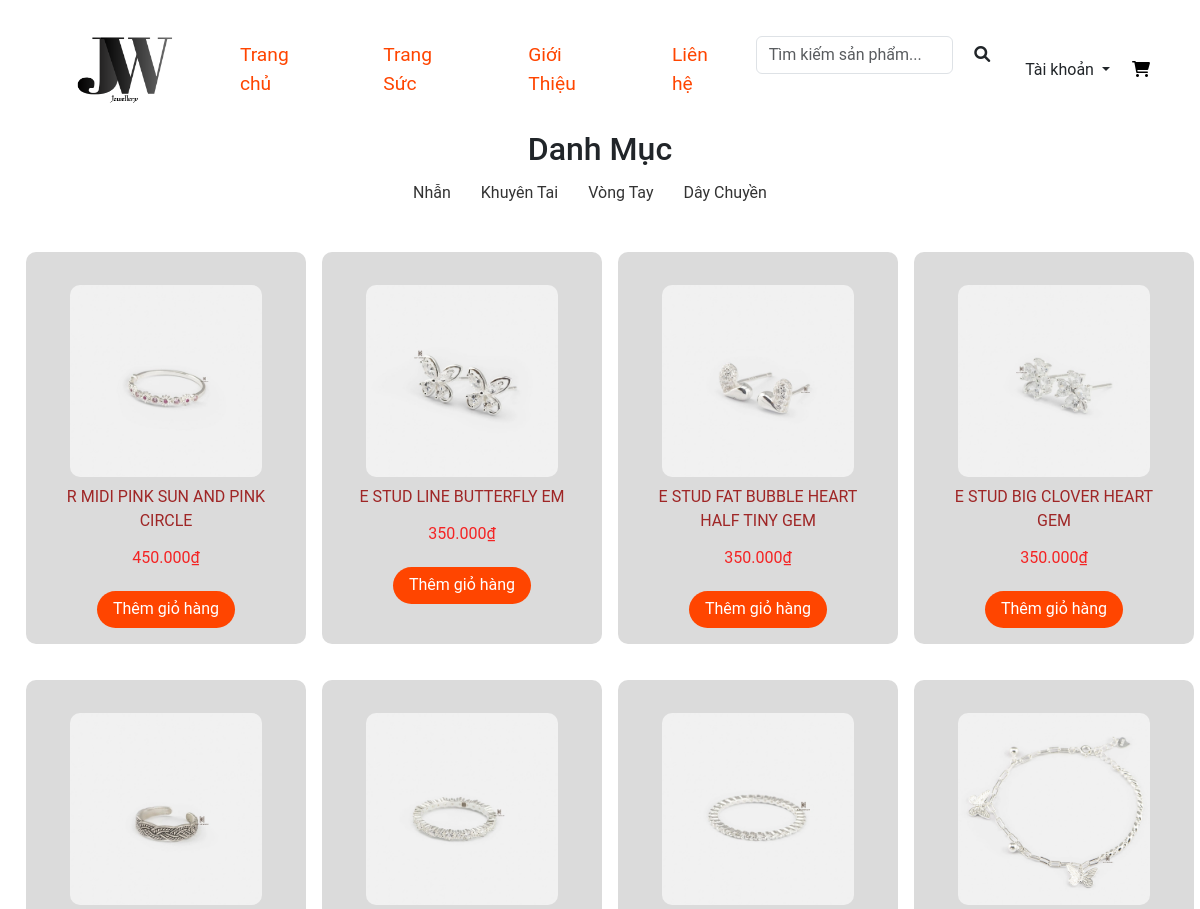
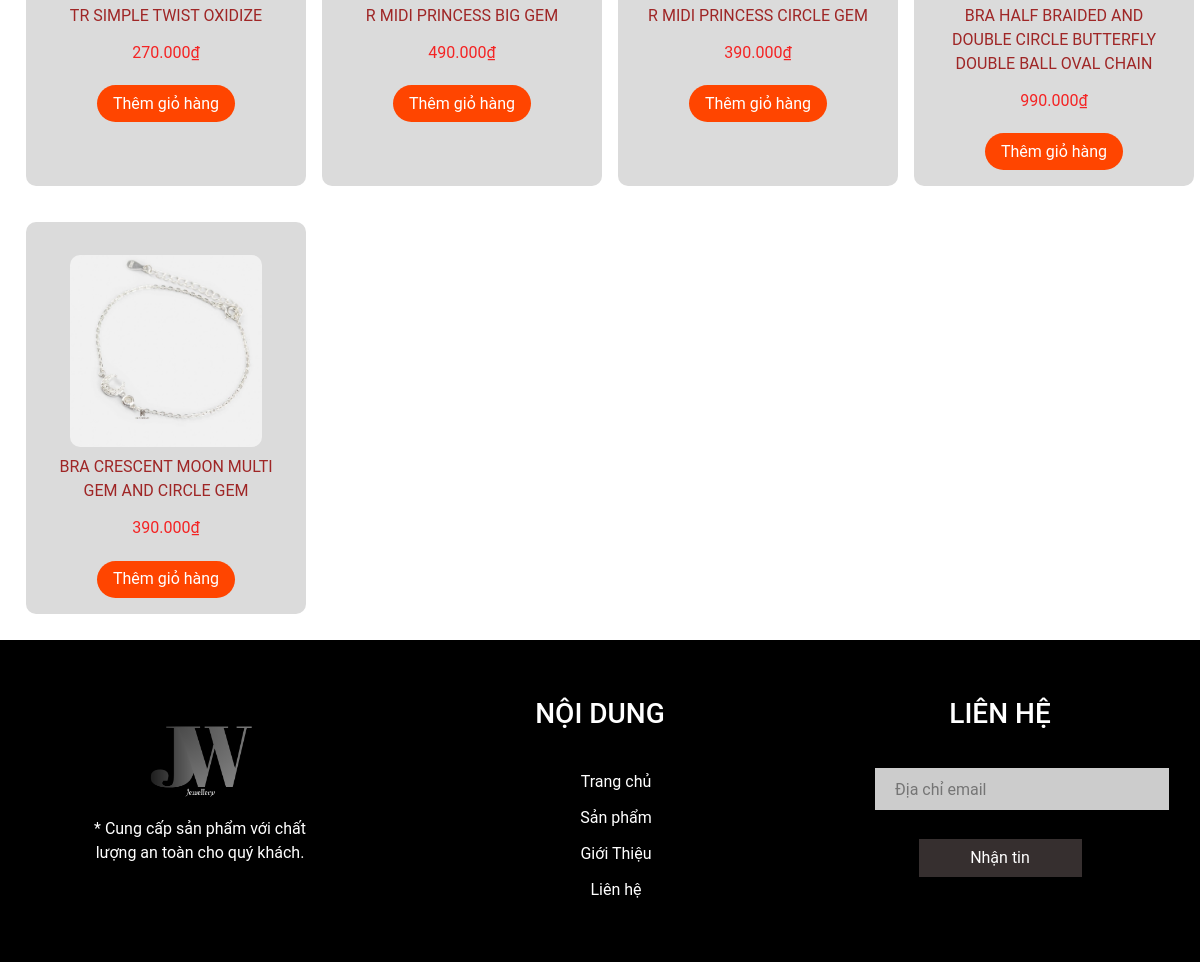
The page /trang-suc on the database its author committed (2 pictures, top to bottom).
### tables this page shows
CREATE TABLE `danhmuc` (
  `id` int NOT NULL,
  `tendm` varchar(100) NOT NULL
);

CREATE TABLE `sanpham` (
  `id` int NOT NULL,
  `ten` varchar(100) NOT NULL,
  `hinh` varchar(400) NOT NULL,
  `gia` varchar(50) NOT NULL,
  `sale` varchar(50) NOT NULL,
  `mota` varchar(1000) NOT NULL,
  `ngaydang` date NOT NULL,
  `id_dm` int NOT NULL
);

### index.php (called while the page is built, shortened)
<?php
include_once "./views/layout-header.php";
$router = new Router();
$router->add("/", ["controller" => "home", "action" => "index"]);
$router->add("/trang-suc", ["controller" => "products", "action" => "index"]);
$router->add("/trang-suc/tim-kiem", ["controller" => "products", "action" => "search"]);
$router->add("/trang-suc/danh-muc/{id:\d+}", ["controller" => "products", "action" => "index"]);
$router->add("/trang-suc/chi-tiet/{id:\d+}", ["controller" => "products", "action" => "detail"]);
$router->add("/gioi-thieu", ["controller" => "home", "action" => "about"]);
$router->add("/lien-he", ["controller" => "home", "action" => "contact"]);
$router->add("/gio-hang", ["controller" => "carts", "action" => "index"]);
$router->add("/gio-hang/check-out", ["controller" => "carts", "action" => "checkout"]);
$router->add("/gio-hang/add/{id:\d+}", ["controller" => "carts", "action" => "addToCart"]);
$router->add("/gio-hang/xoa/{id:\d+}", ["controller" => "carts", "action" => "removeFromCart"]);
$router->add("/don-hang", ["controller" => "orders", "action" => "index"]);
$router->add("/don-hang/chi-tiet/{id:\d+}", ["controller" => "orders", "action" => "detail"]);
$router->add("/don-hang/huy/{id:\d+}", ["controller" => "orders", "action" => "cancel"]);
$router->add("/dang-nhap", ["controller" => "users", "action" => "login"]);
$router->add("/dang-ky", ["controller" => "users", "action" => "register"]);
$router->add("/dang-xuat", ["controller" => "users", "action" => "logout"]);
$router->add("/admin", ["controller" => "admins", "action" => "index"]);
$router->add("/admin-pro", ["controller" => "products", "action" => "adminPro"]);
$router->add("/admin-add-pro", ["controller" => "products", "action" => "adminAddPro"]);
$router->add("/admin-edit-pro/{id:\d+}", ["controller" => "products", "action" => "adminEditPro"]);
$router->add("/admin-delete-pro/{id:\d+}", ["controller" => "products", "action" => "deleteP"]);
$router->add("/admin-cate", ["controller" => "categorys", "action" => "adminCate"]);
$router->add("/admin-add-cate", ["controller" => "categorys", "action" => "adminAddCate"]);
$router->add("/admin-edit-cate/{id:\d+}", ["controller" => "categorys", "action" => "adminEditCate"]);
$router->add("/admin-delete-cate/{id:\d+}", ["controller" => "categorys", "action" => "deleteC"]);
$router->add("/admin-user", ["controller" => "admins", "action" => "adminUser"]);
$router->add("/admin-add-user", ["controller" => "admins", "action" => "addUser"]);
$router->add("/admin-edit-user/{id:\d+}", ["controller" => "admins", "action" => "editAdminUser"]);
$router->add("/admin-delete-user/{id:\d+}", ["controller" => "admins", "action" => "deleteU"]);
$router->add("/admin-order", ["controller" => "admins", "action" => "adminOrders"]);
$router->add("/admin-order-update/{id:\d+}", ["controller" => "admins", "action" => "updateOrderStatus"]);
$router->add("/admin-order-detail/{id:\d+}", ["controller" => "admins", "action" => "adminOrderDetail"]);
$router->add("/admin-order-confirm/{id:\d+}", ["controller" => "admins", "action" => "confirmOrder"]);
$router->add("/admin-order-cancel/{id:\d+}", ["controller" => "admins", "action" => "cancelOrder"]);
$path = parse_url($_SERVER["REQUEST_URI"], PHP_URL_PATH);
$params = $router->match($path);
$action = $params["action"];
unset($params['controller'], $params["action"]);
$controller_object = new ("App\Controllers\\" . $controller)();
$controller_object->$action(...$params);
include_once "./views/layout-footer.php";

### src/Framework/Model.php (called while the page is built, shortened)
<?php
abstract class Model
{
  protected $table;
  protected Database $database;
  public function __construct()
  {
    $this->database = new Database("localhost", "wd19311-php2", "root", "");
    $this->database->getConnection();
  }
  public function findAll(): array
  {
    return $this->database->getAll("SELECT * FROM $this->table");
  }
}

### src/App/Database.php (called while the page is built, shortened)
<?php
class Database
{
  public function getConnection(): PDO
  {
    $dsn = "mysql:host={$this->host};dbname={$this->name};charset=utf8;port=3306";
    return new PDO($dsn, $this->user, $this->password, [
      PDO::ATTR_ERRMODE => PDO::ERRMODE_EXCEPTION
    ]);
  }
  private function query($sql, $param = [])
  {
    $stmt = $this->getConnection()->prepare($sql);
    if ($param) {
      $stmt->execute($param);
    } else {
      $stmt->execute();
    }
    return $stmt;
  }
  public function getAll($sql)
  {
    $param = array_slice(func_get_args(), 1);
    $stmt = $this->query($sql, $param);
    return $stmt->fetchAll(PDO::FETCH_ASSOC);
  }
}

### src/App/Models/Category.php (called while the page is built, shortened)
<?php
class Category extends Model
{
  public function getDM()
  {
    return $this->findAll();
  }
}

### src/Framework/Viewer.php (called while the page is built, shortened)
<?php
class Viewer
{
  public function render(string $template, array $data = []): string
  {
    extract($data, EXTR_SKIP);
    require "views/$template";
    return ob_get_clean();
  }
}

### views/page-product.php (the view)
<div class="container-danhmuc">
    <div class="danhmuc">
        <h2>Danh Mục</h2>
        <ul>
            <?php foreach ($danhmuc as $dm): ?>
                <li>
                    <a href="/web2-php/trang-suc/danh-muc/<?= $dm['id'] ?>"><?= $dm['tendm'] ?></a>
                </li>
            <?php endforeach; ?>
        </ul>
    </div>
</div>
<div class="containerr">
    <?php foreach ($product as $sp): ?>
        <div id="products">
            <a href="/web2-php/trang-suc/chi-tiet/<?= $sp['id'] ?>">
                <img src="/web2-php/public/image/<?= $sp['hinh'] ?>" alt="" width="150px" height="170px">
            </a>
            <div class="name"><?= $sp['ten'] ?></div>
            <div class="price"><?= number_format($sp['gia'], 0, ',', '.') ?>₫</div>
            <a href="/web2-php/gio-hang/add/<?= $sp['id'] ?>">
                <button id="btn">Thêm giỏ hàng</button>
            </a>
        </div>
    <?php endforeach; ?>
</div>

### views/layout-header.php (shortened to what this page needs)
<!DOCTYPE html>
<html lang="en">
<head>
    <link href="/web2-php/public/css/index.css" rel="stylesheet">
    <link href="https://cdnjs.cloudflare.com/ajax/libs/font-awesome/6.0.0-beta3/css/all.min.css" rel="stylesheet">
    <link href="https://cdn.jsdelivr.net/npm/bootstrap@5.3.3/dist/css/bootstrap.min.css" rel="stylesheet">
    <link href="https://cdn.jsdelivr.net/npm/bootstrap@5.3.0/dist/css/bootstrap.min.css" rel="stylesheet">
</head>
<body>
    <nav id="wrapper">
        <div id="header">
            <a href="/web2-php" class="logo">
                <img src="/web2-php/public/image/logo1.png" alt="" width="150" height="120">
            </a>
            <div id="menu">
                <div class="item">
                    <a href="/web2-php">Trang chủ</a>
                </div>
                <div class="item">
                    <a href="/web2-php/trang-suc">Trang Sức</a>
                </div>
                <div class="item">
                    <a href="/web2-php/gioi-thieu">Giới Thiệu</a>
                </div>
                <div class="item">
                    <a href="/web2-php/lien-he">Liên hệ</a>
                </div>
                <div class="icon">
                    <form class="d-flex" role="search" action="/web2-php/trang-suc/tim-kiem" method="GET">
                        <input class="form-control me-2" name="search" placeholder="Tìm kiếm sản phẩm..."
                            value="<?= htmlspecialchars($_GET['search'] ?? '') ?>">
                        <button class="btn" type="submit"><i class="fa-solid fa-magnifying-glass"></i></button>
                    </form>
                </div>
            </div>
            <div id="actions">
                <div class="icon">
                    <li class="nav-item dropdown">
                        <a class="nav-link dropdown-toggle" href="#" role="button" data-bs-toggle="dropdown" aria-expanded="false">
                            <?php if (isset($_SESSION['user']) && is_array($_SESSION['user'])): ?>
                                <?= htmlspecialchars($_SESSION['user']['username'] ?? 'Tài khoản') ?>
                            <?php else: ?>
                                Tài khoản
                            <?php endif; ?>
                        </a>
                    </li>
                </div>
                <div class="icon">
                    <a href="/web2-php/gio-hang"><span class="fa-solid fa-cart-shopping" style="color: #000000;"></span></a>
                </div>
            </div>
        </div>

### src/App/Controllers/Products.php (shortened to what this page needs)
<?php
class Products
{
  public function index($id = null)
  {
    $model = new Product();
    $modelDM = new Category();
    $data['product'] = ($id !== null) ? $model->getProductsByCategory($id) : $model->findAll();
    $data['danhmuc'] = $modelDM->getDM();
    $viewer = new Viewer();
    echo $viewer->render('page-product.php', $data);
  }
}

### views/layout-footer.php (shortened to what this page needs)
<div id="footer">
            <div class="box-f">
                <div class="logo">
                    <img src="/web2-php/public/image/logo.png" alt="" width="150" height="120">
                </div>
                <p id="blog">* Cung cấp sản phẩm với chất lượng an toàn cho quý khách.</p>
            </div>
            <div class="box-f">
                <h3>NỘI DUNG</h3>
                <ul class="quick-menu">
                    <div class="item">
                        <a href="trangchu.html">Trang chủ</a>
                    </div>
                    <div class="item">
                        <a href="sanpham.html">Sản phẩm</a>
                    </div>
                    <div class="item">
                        <a href="#about">Giới Thiệu</a>
                    </div>
                    <div class="item">
                        <a href="#contact">Liên hệ</a>
                    </div>
                </ul>
            </div>
            <div class="box-f">
                <h3 id="contact">LIÊN HỆ</h3>
                <form action="">
                    <input type="text" placeholder="Địa chỉ email">
                    <button>Nhận tin</button>
                </form>
            </div>
        </div>
</body>
</html>

### public/css/index.css (style rules this page uses)
:root { --main-color: #d3ad7f; --black: black; --bg: #fff; --border: .1rem solid rgba(255, 255, 255, .3); }
* { padding: 0; margin: 0; box-sizing: border-box; font-family: 'Roboto', sans-serif; outline: none; border: none; text-decoration: none; }
body { background: #fff; }
#wrapper { width: 100%; height: 100vh; }
#header { width: 100%; padding: 0px 50px; margin-top: 10px; display: flex; justify-content: space-between; align-items: center; }
#menu { list-style: none; display: flex; border-radius: 10px; }
#menu .item { margin: 0px 30px; }
#menu .item a { color: #626A67; text-decoration: none; display: block; color: orangered; font-size: larger; position: relative; transition: transform 0.3s; padding: 5px 5px 5px 10px; }
#actions { list-style: none; display: flex; border-radius: 10px; }
#actions .icon { margin-left: 22px; }
.containerr { display: grid; grid-template-columns: repeat(4, 1fr); gap: 1rem; padding: 1rem; }
#products { width: 100%; max-width: 350px; border-radius: 10px; margin: 10px; padding: 1rem; text-align: center; background: #dbdbdb; transition: background 0.3s ease; }
#products img { margin-top: 17px; border-radius: 10px; width: 12rem; height: 12rem; transition: transform 0.3s ease; }
#products .name { color: rgb(159, 38, 38); font-size: 1rem; padding: 0.5rem; }
#products .price { color: #f42424; font-size: 1rem; padding: 0.3rem; }
#btn { margin-top: 1rem; display: inline-block; padding: 0.4rem 1rem; font-size: 1rem; color: #fff; background: orangered; cursor: pointer; border-radius: 30px; text-decoration: none; transition: transform 0.3s ease; }
#footer { width: 100%; background: rgb(0, 0, 0, 0.79); height: 322px; padding-top: 57px; display: flex; justify-content: space-around; background: var(--black); text-align: center; }
#footer .box-f { width: 250px; color: #fff; }
#footer .box-f .quick-menu { margin-top: 40px; }
#footer .box-f .quick-menu .item { margin-bottom: 12px; }
#footer .box-f .quick-menu, .item a { color: #fff; text-decoration: none; }
#footer .box-f form input { width: 294px; height: 42px; background: transparent; padding-left: 20px; color: #362f2f; margin-top: 30px; background: #ccc; }
#footer .box-f form button { background: #362f2f; width: 163px; height: 38px; margin-top: 29px; color: #fff; }
.container-danhmuc { display: flex; justify-content: center; }
.danhmuc h2 { text-align: center; }
.danhmuc ul { display: flex; list-style-type: none; padding: 0; }
.danhmuc li { margin-right: 20px; }
.danhmuc a { color: #333; text-decoration: none; display: block; padding: 5px; border-radius: 3px; transition: background-color 0.3s; }

### rows shown on the page
danhmuc: tendm "Nhẫn"
danhmuc: tendm "Khuyên Tai"
danhmuc: tendm "Vòng Tay"
danhmuc: tendm "Dây Chuyền"
sanpham: hinh (picture), ten "R MIDI PINK SUN AND PINK CIRCLE", gia "450.000"
sanpham: shows a picture, ten "E STUD LINE BUTTERFLY EM", gia "350.000"
sanpham: hinh (picture), ten "E STUD FAT BUBBLE HEART HALF TINY GEM", gia "350.000"
sanpham: hinh (picture), ten "E STUD BIG CLOVER HEART GEM", gia "350.000"
sanpham: hinh (picture), ten "TR SIMPLE TWIST OXIDIZE", gia "270.000"
sanpham: hinh (picture), ten "R MIDI PRINCESS BIG GEM", gia "490.000"
sanpham: hinh (picture), ten "R MIDI PRINCESS CIRCLE GEM", gia "390.000"
sanpham: hinh (picture), ten "BRA HALF BRAIDED AND DOUBLE CIRCLE BUTTERFLY DOUBLE BALL OVAL CHAIN", gia "990.000"
sanpham: hinh (picture), ten "BRA CRESCENT MOON MULTI GEM AND CIRCLE GEM", gia "390.000"
